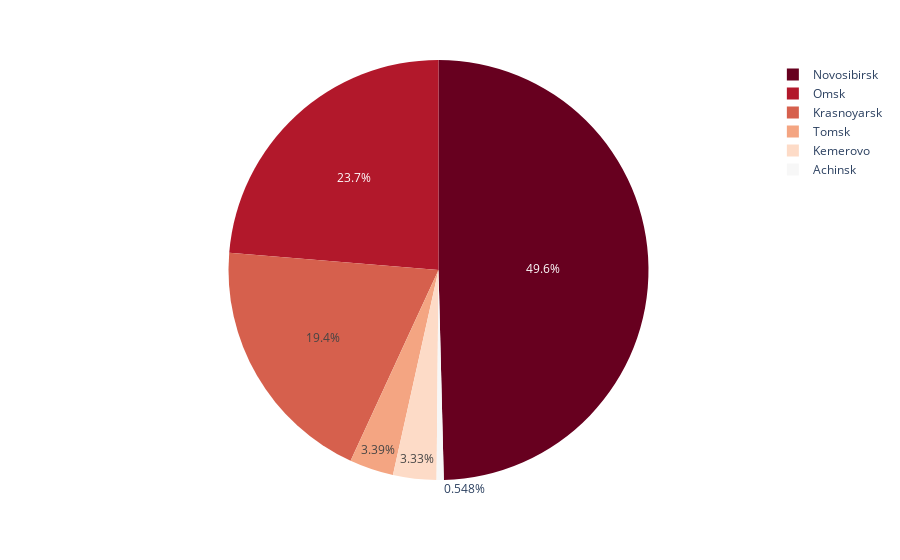

Notebook code cell kept with this figure:
### Code cell
fig = px.pie(demand_personal, values='Col 10', names='City', color_discrete_sequence=px.colors.sequential.RdBu)
fig.show()

### Figure 1 — Plotly figure (JSON) as saved in the notebook; plotly's stock layout.template omitted (floating-point values rounded to 4 significant figures)
{"data": [{"domain": {"x": [0, 1], "y": [0, 1]}, "hovertemplate": "City=%{label}<br>Col 10=%{value}<extra></extra>", "labels": ["Achinsk", "Krasnoyarsk", "Krasnoyarsk", "Krasnoyarsk", "Novosibirsk", "Novosibirsk", "Novosibirsk", "Novosibirsk", "Novosibirsk", "Novosibirsk", "Novosibirsk", "Achinsk", "Novosibirsk", "Novosibirsk", "Novosibirsk", "Novosibirsk", "Novosibirsk", "Novosibirsk", "Novosibirsk", "Novosibirsk", "Kemerovo", "Kemerovo", "Krasnoyarsk", "Kemerovo", "Omsk", "Omsk", "Omsk", "Omsk", "Omsk", "Omsk", "Omsk", "Omsk", "Tomsk", "Krasnoyarsk", "Tomsk", "Tomsk", "Krasnoyarsk", "Krasnoyarsk", "Krasnoyarsk", "Krasnoyarsk", "Omsk"], "legendgroup": "", "name": "", "showlegend": true, "type": "pie", "values": [5881, 46360, 46360, 46360, 70950, 70950, 70950, 70950, 70950, 70950, 70950, 5881, 70950, 70950, 70950, 70950, 70950, 70950, 70950, 70950, 23854, 23854, 46360, 23854, 56464, 56464, 56464, 56464, 56464, 56464, 56464, 56464, 24275, 46360, 24275, 24275, 46360, 46360, 46360, 46360, 56464]}], "layout": {"legend": {"tracegroupgap": 0}, "margin": {"t": 60}, "piecolorway": ["rgb(103,0,31)", "rgb(178,24,43)", "rgb(214,96,77)", "rgb(244,165,130)", "rgb(253,219,199)", "rgb(247,247,247)", "rgb(209,229,240)", "rgb(146,197,222)", "rgb(67,147,195)", "rgb(33,102,172)", "rgb(5,48,97)"]}}
